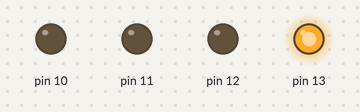
This sketch was run on a simulated Arduino Uno, built with avr-gcc and run on an emulated ATmega328P. On the bench: output pins drawn as LEDs (lit = HIGH).

Above: at 0.12 s.
At 0.87 s:
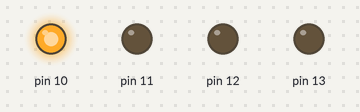
At 1.12 s:
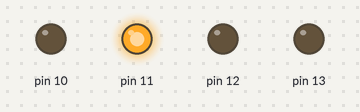
At 2.87 s:
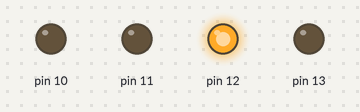
Timing chart, 0 to 3.5 s (numbered marks = the images above):
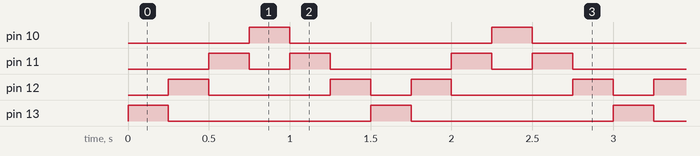

Measured:
- by itself, pin 10, pin 13: alternates HIGH for 0.25 s and LOW for 1.3 s
- by itself, pin 11: repeats every 1.5 s: LOW 0.25 s, HIGH 0.25 s, LOW 0.75 s, HIGH 0.25 s
- by itself, pin 12: repeats every 1.5 s: LOW 0.75 s, HIGH 0.25 s, LOW 0.25 s, HIGH 0.25 s

The sketch:

sketch_LEDS_motifs.ino
```cpp
int d = 250;
int mode = 0;

void setup()
{
  pinMode(13, OUTPUT);
  pinMode(12, OUTPUT);
  pinMode(11, OUTPUT);
  pinMode(10, OUTPUT);
}

void loop()
{
  if (mode == 0)
  {
    allerRetour();
  }
  else if (mode == 1)
  {
    collision();
  }
  else if (mode == 2)
  {
    collision();
    allerRetour();
    collision();
  }
}

void collision()
{
    allumeLEDS(HIGH, LOW, LOW, HIGH); // appelle la fonction
    allumeLEDS(LOW, HIGH, HIGH, LOW); // appelle la fonction
}

void allerRetour()
{
  allumeLEDS(HIGH, LOW, LOW, LOW); // appelle la fonction
  allumeLEDS(LOW, HIGH, LOW, LOW); // appelle la fonction
  allumeLEDS(LOW, LOW, HIGH, LOW); // appelle la fonction
  allumeLEDS(LOW, LOW, LOW, HIGH); // appelle la fonction
  allumeLEDS(LOW, LOW, HIGH, LOW); // appelle la fonction
  allumeLEDS(LOW, HIGH, LOW, LOW); // appelle la fonction

}

// définit un nouveau gestionnaire (une fonction)
void allumeLEDS(int a, int b, int c, int e)
{
  digitalWrite(13, a);
  digitalWrite(12, b);
  digitalWrite(11, c);
  digitalWrite(10, e);
  delay(d);
}
```
